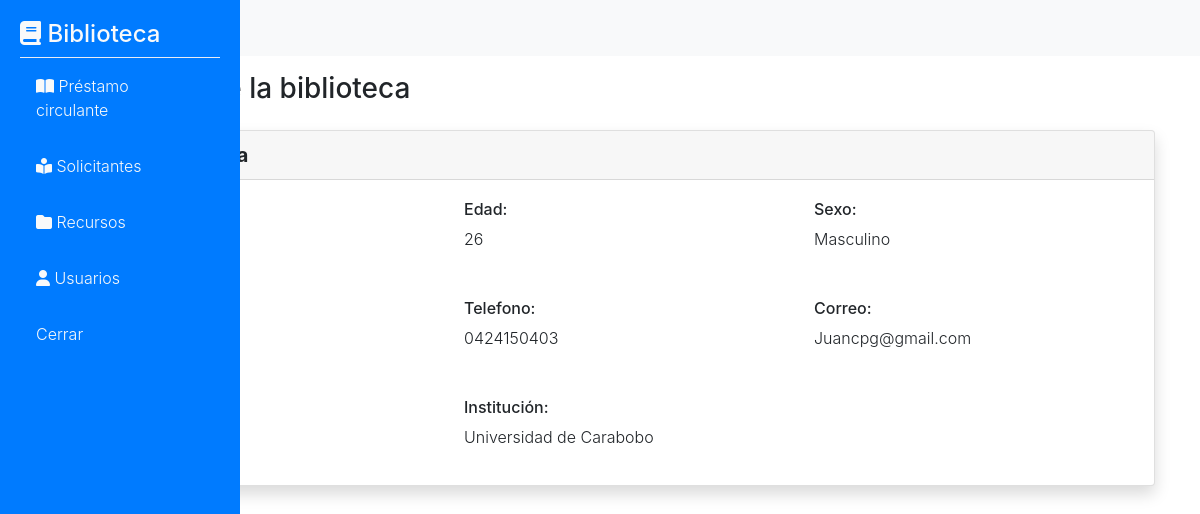
Page /src/index.php?controller=solicitante&action=viewbyid&id=6 (signed in) on the committed database.
### tables this page shows
CREATE TABLE `solicitantes` (
  `id_sol` int(11) NOT NULL,
  `nom_sol` varchar(255) NOT NULL,
  `ape_sol` varchar(255) NOT NULL,
  `ced_sol` int(11) NOT NULL,
  `edad_sol` int(11) NOT NULL,
  `tlf_sol` varchar(11) NOT NULL,
  `dir_sol` varchar(255) NOT NULL,
  `corr_sol` varchar(255) NOT NULL,
  `sex_sol` varchar(255) NOT NULL,
  `ocup_sol` int(11) NOT NULL,
  `inst_sol` int(11) DEFAULT NULL
);

CREATE TABLE `instituciones` (
  `id_inst` int(11) NOT NULL,
  `nom_inst` varchar(255) NOT NULL,
  `dir_inst` varchar(255) NOT NULL,
  `tel_inst` varchar(255) NOT NULL
);

### src/core/controller_base.php (called while the page is built, shortened)
<?php
    class controllerBase {
        public function view ($view, $datos, $array=array()) {
            foreach ($datos as $id_assoc => $values) {
                $array[$id_assoc] = $values;
            }
            $response = $array;
            require_once VIEW_PATH . '/' . $view . '_view.php';
        }
    }

### src/core/db_abstract.php (called while the page is built, shortened)
<?php
    abstract class dbAbstractModel {
        private static $host, $user, $passwd;
        protected $db, $query;
        private $conn;
        public function __construct () {
            $config_database = require_once 'config/config_database.php';
            self::$host = $config_database['host'] ?? 'localhost';
            self::$user = $config_database['user'] ?? 'root';
            self::$passwd = $config_database['passwd'] ?? '';
            $this->db = $config_database['db'] ?? 'biblioteca-publica-agustin-codazzi';
        }
        protected function open_connection_db () {
            $this->conn = new mysqli(self::$host, self::$user, self::$passwd, $this->db);
        }
        public function get_result_from_query () {
            if (!$result = $this->conn->query($this->query)) echo $this->conn->error;
        }
    }

### src/config/config_database.php (called while the page is built)
<?php
    return array(
        'host' => 'localhost',
        'user' => 'root',
        'passwd' => '',
        'db' => 'biblioteca-publica-agustin-codazzi'
    );

### src/models/solicitante_model.php (called while the page is built, shortened)
<?php
    require_once 'core/db_abstract.php';
    class solicitanteModel extends dbAbstractModel {
        public function getById () {
            $this->query = 'SELECT s.id_sol AS idSol, s.nom_sol AS nomSol, s.ape_sol AS apeSol,  s.ced_sol AS cedSol, s.corr_sol AS corrSol, s.dir_sol AS dirSol, s.edad_sol AS edadSol, s.sex_sol AS sexSol, s.tlf_sol AS teleSol, o.id_ocup AS idOcup, o.nom_ocup AS nomOcup, i.id_inst AS idInst, i.nom_inst AS nomInst FROM solicitantes s INNER JOIN ocupacion o ON s.ocup_sol = o.id_ocup INNER JOIN instituciones i ON s.inst_sol = i.id_inst WHERE id_sol=' . $_GET['id'];
            $this->get_result_from_query();
            return $this->rows;
        }
    }

### src/views/solicitantesView/partialsSolicitantes/solicitanteViewById.php (the view, shortened to what this page needs)
<div class="container mt-3">
    <div class="d-sm-flex align-items-center justify-content-between mb-4">
        <h1 class="h3 mb-0 text-gray-800">Solicitantes de la biblioteca</h1>
    </div>
    <?php foreach ($result as $clave) : ?>
        <div class="card ml-5 mb-5 shadow">
            <div class="card-header">
                <h5 class="m-0 font-weight-bold"><?php echo $clave['nomSol'] ?> <?php echo $clave['apeSol'] ?></h5>
            </div>
            <div class="card-body">
                <div class="row mb-5">
                    <div class="col">
                        <h6>Cédula: </h6>
                    </div>
                    <div class="col">
                        <h6>Edad: </h6>
                        <?php echo $clave['edadSol'] ?>
                    </div>
                    <div class="col">
                        <h6>Sexo: </h6>
                        <?php echo $clave['sexSol'] ?>
                    </div>
                </div>
                <div class="row mb-5">
                    <div class="col">
                        <h6>Dirección: </h6>
                    </div>
                    <div class="col">
                        <h6>Telefono: </h6>
                        <?php echo $clave['teleSol'] ?>
                    </div>
                    <div class="col">
                        <h6>Correo:</h6>
                        <?php echo $clave['corrSol'] ?>
                    </div>
                </div>
                <div class="row mb-3">
                    <div class="col">
                        <h6>Ocupación:</h6>
                    </div>
                    <div class="col">
                        <h6>Institución:</h6>
                        <?php echo $clave['nomInst'] ?>
                    </div>
                    <div class="col">
                    </div>
                </div>
            <?php endforeach ?>
            </div>

### src/assets/css/style.css (style rules this page uses)
body { overflow: visible; font-weight: 300; }

### rows in the picture
solicitantes: edad_sol "26", sex_sol "Masculino", tlf_sol "0424150403", corr_sol "Juancpg@gmail.com", inst_sol.nom_inst "Universidad de Carabobo"
